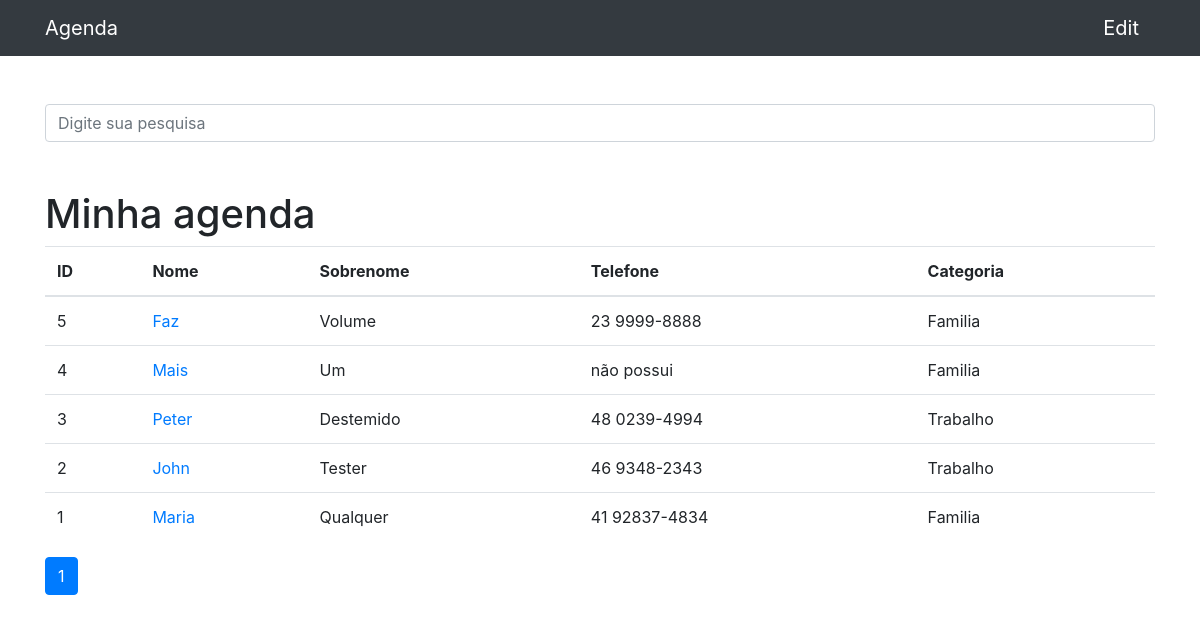
The page / on the database its author committed.
### contatos/models.py (models this page shows, shortened)
class Contato(models.Model):
    nome = models.CharField(max_length=255)
    sobrenome = models.CharField(max_length=255, blank=True)
    telefone = models.CharField(max_length=255)
    email = models.CharField(max_length=255, blank=True)
    data_criacao = models.DateTimeField(default=timezone.now)
    descricao = models.TextField(max_length=900, blank=True)
    categoria = models.ForeignKey(Categoria, on_delete=models.DO_NOTHING)
    mostrar = models.BooleanField(default=True)

class Categoria(models.Model):
    nome = models.CharField(max_length=255)
    def __str__(self):
        return self.nome

### contatos/views.py (the view)
# urls.py: path('', views.index, name='index'),
def index(request):
    contatos = Contato.objects.order_by('-id')
    paginator = Paginator(contatos, 20)
    page = request.GET.get('p')
    contatos = paginator.get_page(page)
    return render(request, 'contatos/index.html', {
        'contatos': contatos
    })

### contatos/templates/contatos/index.html
{%extends 'base.html'%}
{%block content%}
<h1 class="mt-5">Minha agenda</h1>
<table class="table">
  <thead>
    <tr>
      <th>ID</th>
      <th>Nome</th>
      <th>Sobrenome</th>
      <th>Telefone</th>
      <th>Categoria</th>
    </tr>
  </thead>
    <tbody>
      {% for contato in contatos %}
        {% if contato.mostrar %}
          <tr>
            <td>{{ contato.id }}</td>
            <td>
              <a href="{% url 'contato_ver_contato' contato.id %}"> {{ contato.nome }}</a>
            </td>
            <td>{{ contato.sobrenome }}</td>
            <td>{{ contato.telefone }}</td>
            <td>{{ contato.categoria }}</td>
        </tr>
        {%endif%}
      {% endfor %}
    </tbody>
</table>
<nav aria-label="Page navigation example">
  <ul class="pagination">
    {% for pagina in contatos.paginator.page_range %}
      {% if contatos.number == pagina %}
        <li class="page-item active">
          <a class="page-link" href="?p={{ pagina }}">{{ pagina }}</a>
        </li>
      {% else %}
        <li class="page-item">
          <a class="page-link" href="?p={{ pagina }}">{{ pagina }}</a>
        </li>
      {% endif %}
    {% endfor %}
  </ul>
</nav>
{%endblock%}

### templates/base.html (shortened to what this page needs)
{% load static %}
<!DOCTYPE html>
<html lang="pt">
<head>
  {% include 'parciais/_head.html'%}
</head>
<body>
  {% include 'parciais/_nav.html'%}
  <div class="container">
    <div class="row">
      <div class="col-lg-12">
        <br><br>
        <form method="get" action="{% url 'busca' %}">
          <div class="form-group row">
            <div class="col-12">
              <input class="form-control"
                     type="search" value="{{ request.GET.termo }}"
                     id="search-input"
                     placeholder="Digite sua pesquisa"
                     name="termo">
            </div>
          </div>
        </form>
      {%block content%} {%endblock%}
      </div>
    </div>
  </div>
</body>
</html>

### templates/parciais/_head.html (shortened to what this page needs)
{% load static %}
<link href="{% static 'vendor/bootstrap/css/bootstrap.min.css'%}" rel="stylesheet">

### templates/parciais/_nav.html (shortened to what this page needs)
{%load static%}
  <nav class="navbar navbar-expand-lg navbar-dark bg-dark static-top">
    <div class="container">
      <a class="navbar-brand" href="{% url 'index' %}">Agenda</a>
      <a class="navbar-brand" href="admin/">Edit</a>
    </div>
  </nav>

### rows shown on the page
Contato: id "5", nome "Faz", sobrenome "Volume", telefone "23 9999-8888", categoria "Familia"
Contato: id "4", nome "Mais", sobrenome "Um", telefone "não possui", categoria "Familia"
Contato: id "3", nome "Peter", sobrenome "Destemido", telefone "48 0239-4994", categoria "Trabalho"
Contato: id "2", nome "John", sobrenome "Tester", telefone "46 9348-2343", categoria "Trabalho"
Contato: id "1", nome "Maria", sobrenome "Qualquer", telefone "41 92837-4834", categoria "Familia"

### other values the page prints
{{ pagina }} "1"
